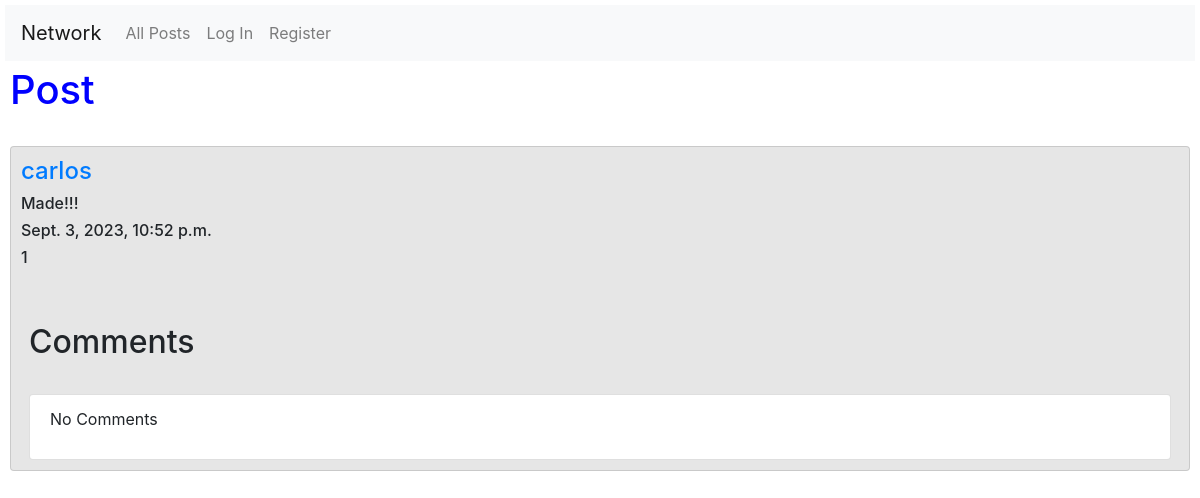
Page /postPage/34 on the earlier database version.
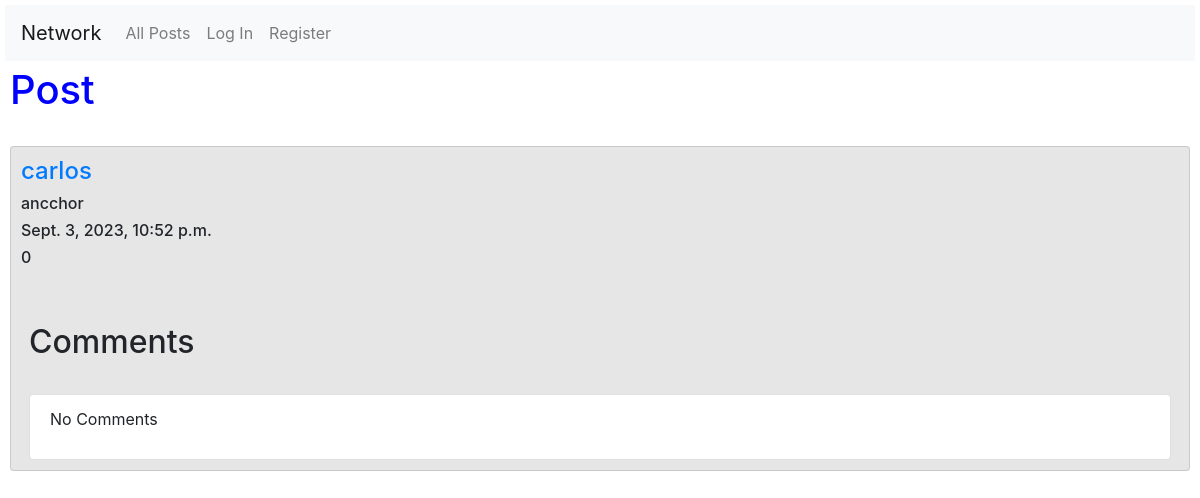
Same page on the later database version.
### network/models.py (models this page shows, shortened)
class Post(models.Model):
    user = models.ForeignKey(User, on_delete=models.CASCADE, related_name="poster")
    content = models.TextField(max_length=180, null=False)
    timestamp = models.DateTimeField(auto_now_add=True)
    like = models.IntegerField(default=0)

class User(AbstractUser):
    pass

### network/views.py (the view)
# urls.py: path("postPage/<int:post_id>", views.post_page, name="post_page"),
@csrf_exempt
def post_page(request, post_id):
    try:
        post = Post.objects.get(id=post_id)
    except Post.DoesNotExist:
        return JsonResponse({"error": "Post Not Found"}, status=404)
    if request.method == "GET":
        comments = Comment.objects.filter(post_id=post_id)
        comment_list = []
        for i in range(0, len(comments)):
            comment_list.append(comments[i])
        comment_list.sort(key=lambda comment: comment.id, reverse=True)
        likes = UserLike.objects.filter(user_id=request.user.id)
        like_post = []
        for i in range(0, len(likes)):
            like_post.append(likes[i].post_like)
        if post in like_post:
            likes = "Yes"
        else:
            likes = "Not"
        return render(request, "network/post.html", {
            "post": post,
            "comments": comment_list,
            "likes": likes})

### network/templates/network/post.html (shortened to what this page needs)
{% extends "network/layout.html" %}
{% block body %}
    <h1>Post</h1>
    <br>
    {% if likes == 'Yes' %}
        <div class="card">
                <h4><a href="{% url 'profile' post.user %}">{{post.user}}</a></h4>
                <div id="post_{{post.id}}">
                    <h6 id="h6_{{post.id}}">{{post.content}}</h6>
                    <h6>{{post.timestamp}}</h6>
                    <h6 id="like_{{post.id}}">&#10084; {{post.like}}</h6>
                    <br>
                    {% if user.is_authenticated %}
                    <div>
                        <button style="background-color: rgb(248, 79, 79); border-radius: 4px;" name="dislike" value="{{post.id}}">&#128078;</button>
                        {% if post.user == user %}
                            <button style="background-color: cornflowerblue; border-radius: 4px;" name="edit" value="{{post.id}}">Edit</button>
                        {% endif %}
                    </div>
                    {% endif %}
                </div>
                <div id="edit_div_{{post.id}}" style="display: none;">
                    <textarea autofocus autocomplete="off" class="form-control" id="post_edit_{{post.id}}"></textarea>
                    <br>
                    <button style="background-color: cornflowerblue; border-radius: 4px;" id="save_{{post.id}}" value="{{post.id}}">Save</button>
                </div>
                <br>
            <div class="mx-2">
                <h2>Comments</h2>
                {% if user.is_authenticated%}
                <form action="{% url 'comment' post.id %}" method="post">
                    {% csrf_token %}
                    <label>Add Comment:</label>
                    <div>
                        <textarea autocomplete="off" class="form-control" name="comment"></textarea>
                    </div>
                    <br>
                    <button type="submit" style="background-color: cornflowerblue; border-radius: 4px;">Comment</button>
                </form>
                {% endif %}
                <br>
                <ul class="list-group">
                    {% if comments %}
                        {% for comment in comments %}
                        <li class="list-group-item">
                            <h6>{{comment.comment}}</h6>
                            <p>Posted by <b>{{comment.author}}</b></p>
                            <p>{{comment.timedate}}</p>
                        </li>
                        {% endfor %}
                    {% else %}
                        <li class="list-group-item">
                            <p>No Comments</p>
                        </li>
                    {% endif %}
                </ul>
            </div>
        </div>
    {% else %}
        <div class="card">
            <h4><a href="{% url 'profile' post.user %}">{{post.user}}</a></h4>
            <div id="post_{{post.id}}">
                <h6 id="h6_{{post.id}}">{{post.content}}</h6>
                <h6> {{post.timestamp}} </h6>
                <h6 id="like_{{post.id}}"> {{post.like}}</h6>
                <br>
            </div>
            <br>
            <div class="mx-2">
                <h2>Comments</h2>
                <br>
                <ul class="list-group">
                    {% if comments %}
                        {% for comment in comments %}
                        <li class="list-group-item">
                            <h6>{{comment.comment}}</h6>
                            <p>Posted by <b>{{comment.author}}</b></p>
                            <p>{{comment.timedate}}</p>
                        </li>
                        {% endfor %}
                    {% else %}
                        <li class="list-group-item">
                            <p>No Comments</p>
                        </li>
                    {% endif %}
                </ul>
            </div>
        </div>
    {% endif %}
{% endblock %}

Differences in the rows shown:
changed Post "carlos": content "Made!!!" → "ancchor"; like "1" → "0"
